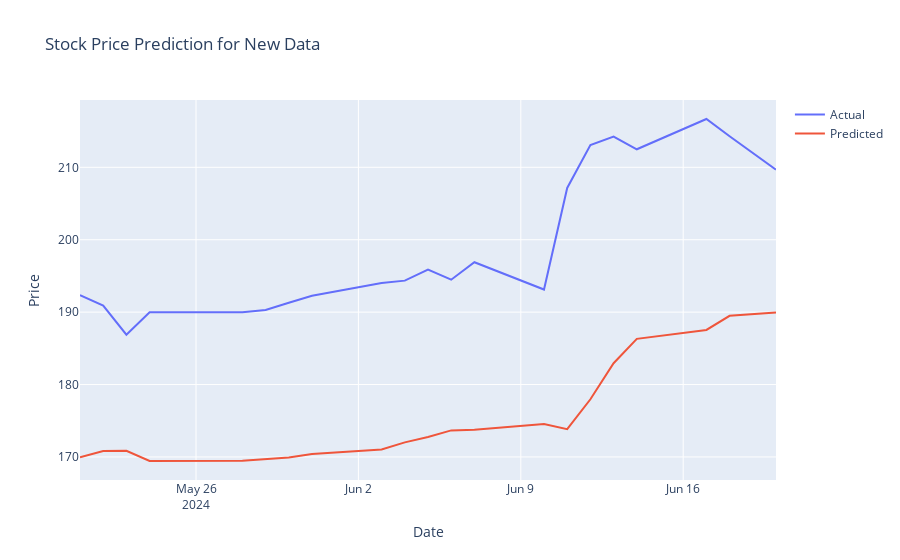

Write notebook code for a chart like this one.
### Markdown cell above
Predictions for tomorrow are made using only today's available data, ensuring the model relies solely on present-day information

### Code cell
# Download new data after 2021

new_data = yf.download(ticker, start='2024-03-11', end='2024-06-23')
new_data = new_data[['Adj Close']]
new_scaled_data = scaler.transform(new_data)

# Create dataset for new data
X_new, y_new = create_dataset(new_scaled_data, time_step)
X_new = X_new.reshape(X_new.shape[0], X_new.shape[1], 1)

# Predict on new data
new_predict = model.predict(X_new)
new_predict = scaler.inverse_transform(new_predict)
y_new_actual = scaler.inverse_transform(y_new.reshape(-1, 1))

# Plot actual vs predicted values for new data using plotly
fig_new = go.Figure()
fig_new.add_trace(go.Scatter(x=new_data.index[time_step:], y=y_new_actual.flatten(), mode='lines', name='Actual'))
fig_new.add_trace(go.Scatter(x=new_data.index[time_step:], y=new_predict.flatten(), mode='lines', name='Predicted'))
fig_new.update_layout(title='Stock Price Prediction for New Data', xaxis_title='Date', yaxis_title='Price')
fig_new.show()

# Calculate loss on new data
new_loss = model.evaluate(X_new, y_new)
print(f"Loss on new data: {new_loss}")

### Figure 1 — Plotly figure (JSON) as saved in the notebook; plotly's stock layout.template omitted (floating-point values rounded to 4 significant figures)
{"data": [{"mode": "lines", "name": "Actual", "type": "scatter", "x": ["2024-05-21T00:00:00", "2024-05-22T00:00:00", "2024-05-23T00:00:00", "2024-05-24T00:00:00", "2024-05-28T00:00:00", "2024-05-29T00:00:00", "2024-05-30T00:00:00", "2024-05-31T00:00:00", "2024-06-03T00:00:00", "2024-06-04T00:00:00", "2024-06-05T00:00:00", "2024-06-06T00:00:00", "2024-06-07T00:00:00", "2024-06-10T00:00:00", "2024-06-11T00:00:00", "2024-06-12T00:00:00", "2024-06-13T00:00:00", "2024-06-14T00:00:00", "2024-06-17T00:00:00", "2024-06-18T00:00:00", "2024-06-20T00:00:00", "2024-06-21T00:00:00"], "y": [192.4, 190.9, 186.9, 190.0, 190.0, 190.3, 191.3, 192.2, 194.0, 194.4, 195.9, 194.5, 196.9, 193.1, 207.1, 213.1, 214.2, 212.5, 216.7, 214.3, 209.7]}, {"mode": "lines", "name": "Predicted", "type": "scatter", "x": ["2024-05-21T00:00:00", "2024-05-22T00:00:00", "2024-05-23T00:00:00", "2024-05-24T00:00:00", "2024-05-28T00:00:00", "2024-05-29T00:00:00", "2024-05-30T00:00:00", "2024-05-31T00:00:00", "2024-06-03T00:00:00", "2024-06-04T00:00:00", "2024-06-05T00:00:00", "2024-06-06T00:00:00", "2024-06-07T00:00:00", "2024-06-10T00:00:00", "2024-06-11T00:00:00", "2024-06-12T00:00:00", "2024-06-13T00:00:00", "2024-06-14T00:00:00", "2024-06-17T00:00:00", "2024-06-18T00:00:00", "2024-06-20T00:00:00", "2024-06-21T00:00:00"], "y": [169.9, 170.8, 170.9, 169.4, 169.5, 169.7, 169.9, 170.4, 171.0, 172.0, 172.7, 173.7, 173.8, 174.6, 173.8, 178.0, 182.9, 186.3, 187.5, 189.5, 190.0]}], "layout": {"title": {"text": "Stock Price Prediction for New Data"}, "xaxis": {"title": {"text": "Date"}}, "yaxis": {"title": {"text": "Price"}}}}
